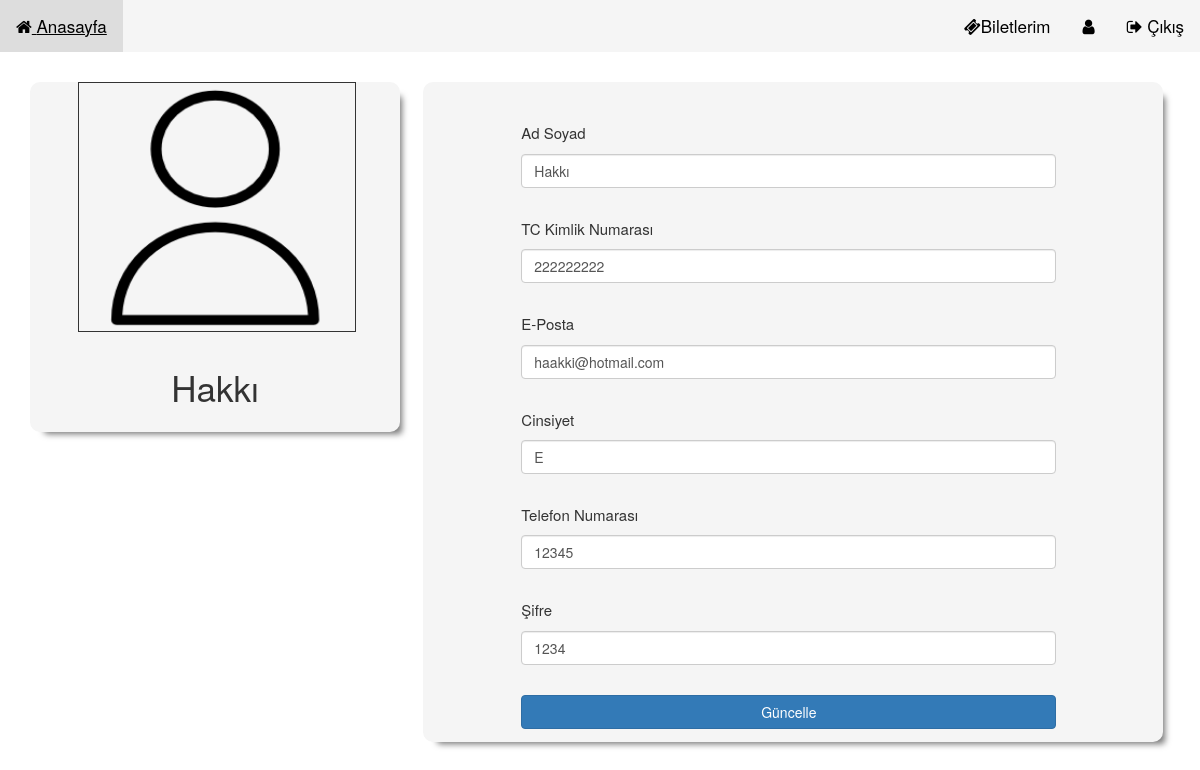
The app's page /profil.php (signed in) with its own data.
### tables this page shows
CREATE TABLE `kullanici` (
  `id` int(11) NOT NULL,
  `ad_soyad` varchar(50) NOT NULL,
  `eposta` varchar(100) NOT NULL,
  `cinsiyet` enum('E','K') NOT NULL,
  `tc_no` varchar(11) NOT NULL,
  `k_rol` enum('admin','üye') NOT NULL DEFAULT 'üye',
  `tel_no` varchar(13) NOT NULL,
  `sifre` varchar(20) NOT NULL
);

### profil.php (the view, shortened to what this page needs)
<!DOCTYPE html>
<html lang="en">
<head>
</head>
<body>
    <?php
    include('ust_menu.php');
    $sorgu = $db->prepare("SELECT * FROM kullanici where id=" . $_SESSION['user_id']);
    $sorgu->execute();
    $row  = $sorgu->fetch(PDO::FETCH_ASSOC);
    $id = $row['id'];
    ?>
    <div class="container-xl mt-5">
        <div class="row">
            <div class="col-xl-4">
                <div class="profil">
                    <div class="kutu">
                        <img src="img/profile.png"  width="100%" height="250px" alt="">
                    </div>
                    <center><p style="font-size: 35px;" class="mt-5"><?= $row['ad_soyad']; ?></p></center>
                </div>
            </div>
            <div class="col-sm-8">
                <div class="bilgi-panel">
                    <div class="card-body" style="width:75%; margin-left: 12%;">
                        <p style="font-size: 15px;" class="mt-5">Ad Soyad</p>
                        <input type="text" class="form-control bg-white" disabled  value="<?= $row['ad_soyad']; ?>">
                        <p style="font-size: 15px;" class="mt-5 ">TC Kimlik Numarası</p>
                        <input type="text" class="form-control bg-white" disabled value="<?= $row['tc_no']; ?>">
                        <p style="font-size: 15px;" class="mt-5">E-Posta</p>
                        <input type="text" class="form-control bg-white " disabled value="<?= $row['eposta']; ?>">
                        <p style="font-size: 15px;" class="mt-5">Cinsiyet</p>
                        <input type="text" class="form-control bg-white" disabled value="<?= $row['cinsiyet']; ?>">
                        <p style="font-size: 15px;" class="mt-5">Telefon Numarası</p>
                        <input type="text" class="form-control bg-white" disabled value="<?= $row['tel_no']; ?>">
                        <p style="font-size: 15px;" class="mt-5">Şifre</p>
                        <input type="text" class="form-control bg-white" disabled value="<?= $row['sifre']; ?>">
                        <a href="profil_guncelle.php?id=<?php echo $id; ?>" style="width: 100%;" class="btn btn-primary mt-5">Güncelle</a>
                    </div>
                    <div class="bos" style="width: 100%; height:100px">
                    </div>
                </div>
            </div>
        </div>
    </div>
</body>
</html>

### style.css (style rules this page uses)
.bilgi-panel { width: 100%; height: 660px; background-color: whitesmoke; text-decoration: none; border-radius: 10px; -webkit-box-shadow: 0 8px 6px -6px #777; -moz-box-shadow: 0 8px 6px -6px #777; box-shadow: 8px 8px 6px -6px #777; }
.profil { width: 100%; height: 350px; background-color: whitesmoke; text-decoration: none; border-radius: 10px; box-shadow: 8px 8px 6px -6px #777; }
.kutu { width: 75%; height: 250px; border: 1px solid; margin-left: 13%; }

### records on screen
kullanici: ad_soyad "Hakkı", tc_no "222222222", eposta "haakki@hotmail.com", cinsiyet "E", tel_no "12345", sifre "1234"
